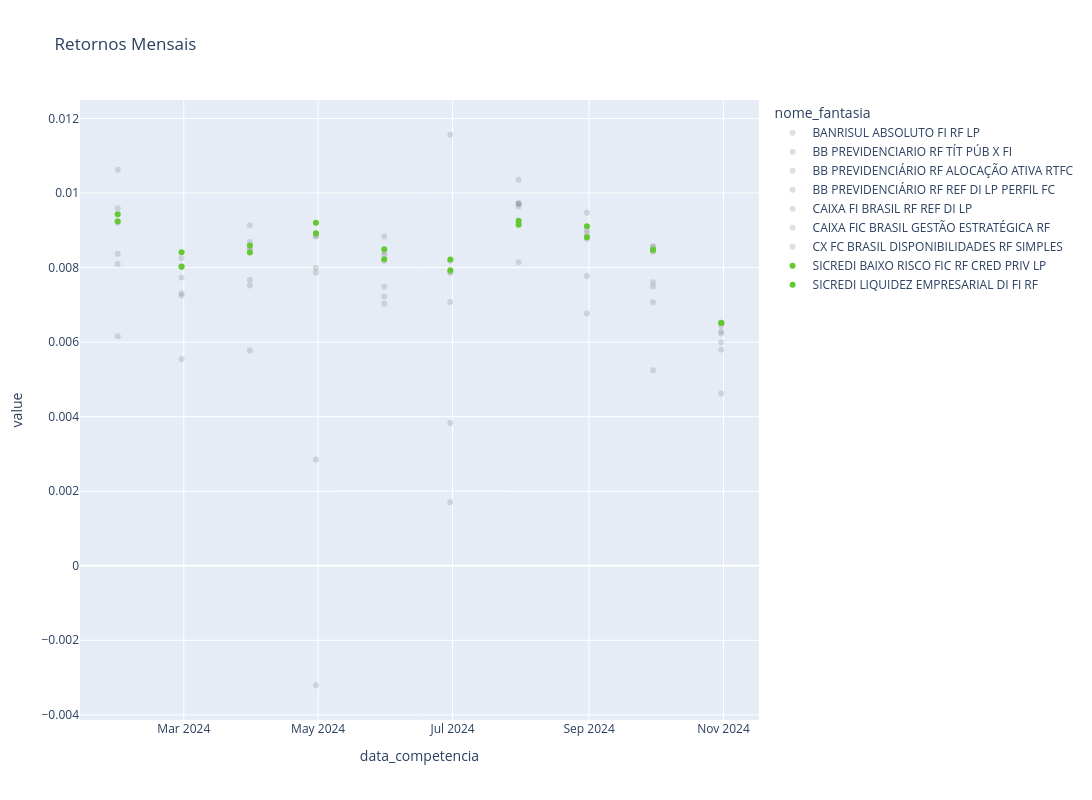

Notebook cell for this chart:
### Code cell
# Constrói o gráfico
fig = px.scatter(returns_mes                       
                       , title='Retornos Mensais', color_discrete_map=color_map
                       , height=800
                       , width=1200)
fig.show()

### Figure 1 — Plotly figure (JSON) as saved in the notebook; plotly's stock layout.template omitted (floating-point values rounded to 4 significant figures)
{"data": [{"hovertemplate": "nome_fantasia=BANRISUL ABSOLUTO FI RF LP              <br>data_competencia=%{x}<br>value=%{y}<extra></extra>", "legendgroup": "BANRISUL ABSOLUTO FI RF LP              ", "marker": {"color": "rgba(128, 128, 128, 0.25)", "symbol": "circle"}, "mode": "markers", "name": "BANRISUL ABSOLUTO FI RF LP              ", "orientation": "v", "showlegend": true, "type": "scatter", "x": ["2024-01-31T00:00:00", "2024-02-29T00:00:00", "2024-03-31T00:00:00", "2024-04-30T00:00:00", "2024-05-31T00:00:00", "2024-06-30T00:00:00", "2024-07-31T00:00:00", "2024-08-31T00:00:00", "2024-09-30T00:00:00", "2024-10-31T00:00:00"], "xaxis": "x", "y": [0.009203, 0.00804, 0.008479, 0.008856, 0.008175, 0.007861, 0.009206, 0.008769, 0.00857, 0.006527], "yaxis": "y"}, {"hovertemplate": "nome_fantasia=BB PREVIDENCIARIO RF TÍT PÚB X FI       <br>data_competencia=%{x}<br>value=%{y}<extra></extra>", "legendgroup": "BB PREVIDENCIARIO RF TÍT PÚB X FI       ", "marker": {"color": "rgba(128, 128, 128, 0.25)", "symbol": "circle"}, "mode": "markers", "name": "BB PREVIDENCIARIO RF TÍT PÚB X FI       ", "orientation": "v", "showlegend": true, "type": "scatter", "x": ["2024-01-31T00:00:00", "2024-02-29T00:00:00", "2024-03-31T00:00:00", "2024-04-30T00:00:00", "2024-05-31T00:00:00", "2024-06-30T00:00:00", "2024-07-31T00:00:00", "2024-08-31T00:00:00", "2024-09-30T00:00:00", "2024-10-31T00:00:00"], "xaxis": "x", "y": [0.01063, 0.007312, 0.009136, 0.007858, 0.008831, 0.01156, 0.009712, 0.009003, 0.007606, 0.006234], "yaxis": "y"}, {"hovertemplate": "nome_fantasia=BB PREVIDENCIÁRIO RF ALOCAÇÃO ATIVA RTFC<br>data_competencia=%{x}<br>value=%{y}<extra></extra>", "legendgroup": "BB PREVIDENCIÁRIO RF ALOCAÇÃO ATIVA RTFC", "marker": {"color": "rgba(128, 128, 128, 0.25)", "symbol": "circle"}, "mode": "markers", "name": "BB PREVIDENCIÁRIO RF ALOCAÇÃO ATIVA RTFC", "orientation": "v", "showlegend": true, "type": "scatter", "x": ["2024-01-31T00:00:00", "2024-02-29T00:00:00", "2024-03-31T00:00:00", "2024-04-30T00:00:00", "2024-05-31T00:00:00", "2024-06-30T00:00:00", "2024-07-31T00:00:00", "2024-08-31T00:00:00", "2024-09-30T00:00:00", "2024-10-31T00:00:00"], "xaxis": "x", "y": [0.008099, 0.007735, 0.007666, 0.002849, 0.007214, 0.003829, 0.01036, 0.009468, 0.007068, 0.004621], "yaxis": "y"}, {"hovertemplate": "nome_fantasia=BB PREVIDENCIÁRIO RF REF DI LP PERFIL FC<br>data_competencia=%{x}<br>value=%{y}<extra></extra>", "legendgroup": "BB PREVIDENCIÁRIO RF REF DI LP PERFIL FC", "marker": {"color": "rgba(128, 128, 128, 0.25)", "symbol": "circle"}, "mode": "markers", "name": "BB PREVIDENCIÁRIO RF REF DI LP PERFIL FC", "orientation": "v", "showlegend": true, "type": "scatter", "x": ["2024-01-31T00:00:00", "2024-02-29T00:00:00", "2024-03-31T00:00:00", "2024-04-30T00:00:00", "2024-05-31T00:00:00", "2024-06-30T00:00:00", "2024-07-31T00:00:00", "2024-08-31T00:00:00", "2024-09-30T00:00:00", "2024-10-31T00:00:00"], "xaxis": "x", "y": [0.009228, 0.008031, 0.008528, 0.00884, 0.008338, 0.007891, 0.009722, 0.008918, 0.008418, 0.006431], "yaxis": "y"}, {"hovertemplate": "nome_fantasia=CAIXA FI BRASIL RF REF DI LP            <br>data_competencia=%{x}<br>value=%{y}<extra></extra>", "legendgroup": "CAIXA FI BRASIL RF REF DI LP            ", "marker": {"color": "rgba(128, 128, 128, 0.25)", "symbol": "circle"}, "mode": "markers", "name": "CAIXA FI BRASIL RF REF DI LP            ", "orientation": "v", "showlegend": true, "type": "scatter", "x": ["2024-01-31T00:00:00", "2024-02-29T00:00:00", "2024-03-31T00:00:00", "2024-04-30T00:00:00", "2024-05-31T00:00:00", "2024-06-30T00:00:00", "2024-07-31T00:00:00", "2024-08-31T00:00:00", "2024-09-30T00:00:00", "2024-10-31T00:00:00"], "xaxis": "x", "y": [0.009595, 0.008247, 0.008685, 0.008915, 0.008411, 0.008186, 0.009722, 0.008829, 0.008552, 0.006286], "yaxis": "y"}, {"hovertemplate": "nome_fantasia=CAIXA FIC BRASIL GESTÃO ESTRATÉGICA RF  <br>data_competencia=%{x}<br>value=%{y}<extra></extra>", "legendgroup": "CAIXA FIC BRASIL GESTÃO ESTRATÉGICA RF  ", "marker": {"color": "rgba(128, 128, 128, 0.25)", "symbol": "circle"}, "mode": "markers", "name": "CAIXA FIC BRASIL GESTÃO ESTRATÉGICA RF  ", "orientation": "v", "showlegend": true, "type": "scatter", "x": ["2024-01-31T00:00:00", "2024-02-29T00:00:00", "2024-03-31T00:00:00", "2024-04-30T00:00:00", "2024-05-31T00:00:00", "2024-06-30T00:00:00", "2024-07-31T00:00:00", "2024-08-31T00:00:00", "2024-09-30T00:00:00", "2024-10-31T00:00:00"], "xaxis": "x", "y": [0.006158, 0.005548, 0.005778, -0.003206, 0.007028, 0.001705, 0.009641, 0.006767, 0.005246, 0.005997], "yaxis": "y"}, {"hovertemplate": "nome_fantasia=CX FC BRASIL DISPONIBILIDADES RF SIMPLES<br>data_competencia=%{x}<br>value=%{y}<extra></extra>", "legendgroup": "CX FC BRASIL DISPONIBILIDADES RF SIMPLES", "marker": {"color": "rgba(128, 128, 128, 0.25)", "symbol": "circle"}, "mode": "markers", "name": "CX FC BRASIL DISPONIBILIDADES RF SIMPLES", "orientation": "v", "showlegend": true, "type": "scatter", "x": ["2024-01-31T00:00:00", "2024-02-29T00:00:00", "2024-03-31T00:00:00", "2024-04-30T00:00:00", "2024-05-31T00:00:00", "2024-06-30T00:00:00", "2024-07-31T00:00:00", "2024-08-31T00:00:00", "2024-09-30T00:00:00", "2024-10-31T00:00:00"], "xaxis": "x", "y": [0.008374, 0.007251, 0.00752, 0.00799, 0.007488, 0.007075, 0.008144, 0.007773, 0.007494, 0.005801], "yaxis": "y"}, {"hovertemplate": "nome_fantasia=SICREDI BAIXO RISCO FIC RF CRED PRIV LP <br>data_competencia=%{x}<br>value=%{y}<extra></extra>", "legendgroup": "SICREDI BAIXO RISCO FIC RF CRED PRIV LP ", "marker": {"color": "#64C832", "symbol": "circle"}, "mode": "markers", "name": "SICREDI BAIXO RISCO FIC RF CRED PRIV LP ", "orientation": "v", "showlegend": true, "type": "scatter", "x": ["2024-01-31T00:00:00", "2024-02-29T00:00:00", "2024-03-31T00:00:00", "2024-04-30T00:00:00", "2024-05-31T00:00:00", "2024-06-30T00:00:00", "2024-07-31T00:00:00", "2024-08-31T00:00:00", "2024-09-30T00:00:00", "2024-10-31T00:00:00"], "xaxis": "x", "y": [0.00943, 0.008412, 0.00859, 0.009202, 0.008492, 0.008219, 0.009257, 0.009111, 0.008478, 0.006513], "yaxis": "y"}, {"hovertemplate": "nome_fantasia=SICREDI LIQUIDEZ EMPRESARIAL DI FI RF   <br>data_competencia=%{x}<br>value=%{y}<extra></extra>", "legendgroup": "SICREDI LIQUIDEZ EMPRESARIAL DI FI RF   ", "marker": {"color": "#64C832", "symbol": "circle"}, "mode": "markers", "name": "SICREDI LIQUIDEZ EMPRESARIAL DI FI RF   ", "orientation": "v", "showlegend": true, "type": "scatter", "x": ["2024-01-31T00:00:00", "2024-02-29T00:00:00", "2024-03-31T00:00:00", "2024-04-30T00:00:00", "2024-05-31T00:00:00", "2024-06-30T00:00:00", "2024-07-31T00:00:00", "2024-08-31T00:00:00", "2024-09-30T00:00:00", "2024-10-31T00:00:00"], "xaxis": "x", "y": [0.00924, 0.008024, 0.008402, 0.008921, 0.008226, 0.007931, 0.009147, 0.008815, 0.008475, 0.006512], "yaxis": "y"}], "layout": {"height": 800, "legend": {"title": {"text": "nome_fantasia"}, "tracegroupgap": 0}, "title": {"text": "Retornos Mensais"}, "width": 1200, "xaxis": {"anchor": "y", "autorange": true, "domain": [0, 1], "range": ["2024-01-14 01:40:23.6984", "2024-11-16 22:19:36.3016"], "title": {"text": "data_competencia"}, "type": "date"}, "yaxis": {"anchor": "x", "autorange": true, "domain": [0, 1], "range": [-0.004138, 0.0125], "title": {"text": "value"}, "type": "linear"}}}
